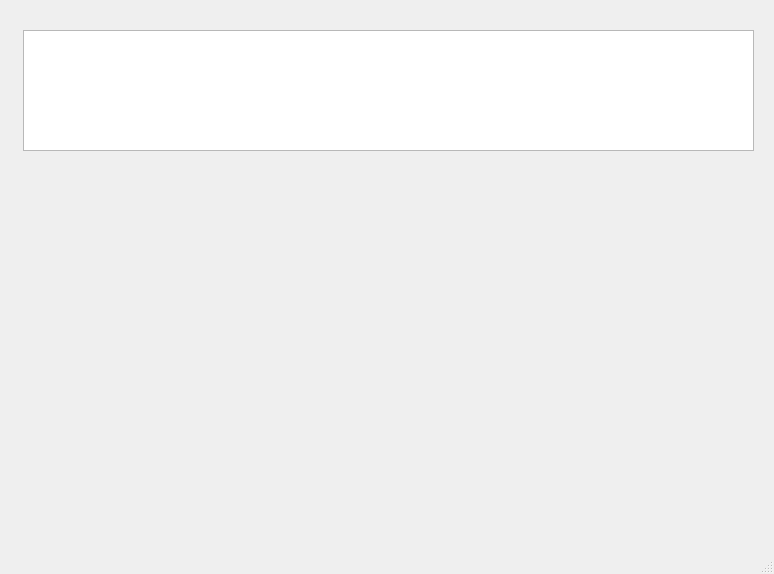
<?xml version="1.0" encoding="UTF-8"?>
<ui version="4.0">
 <class>MainWindow</class>
 <widget class="QMainWindow" name="MainWindow">
  <property name="geometry">
   <rect>
    <x>0</x>
    <y>0</y>
    <width>774</width>
    <height>574</height>
   </rect>
  </property>
  <property name="windowTitle">
   <string>MainWindow</string>
  </property>
  <widget class="QWidget" name="centralwidget">
   <widget class="QTextEdit" name="textEdit">
    <property name="geometry">
     <rect>
      <x>23</x>
      <y>30</y>
      <width>731</width>
      <height>121</height>
     </rect>
    </property>
   </widget>
  </widget>
  <widget class="QMenuBar" name="menubar">
   <property name="geometry">
    <rect>
     <x>0</x>
     <y>0</y>
     <width>774</width>
     <height>21</height>
    </rect>
   </property>
  </widget>
  <widget class="QStatusBar" name="statusbar"/>
 </widget>
 <resources/>
 <connections/>
</ui>
